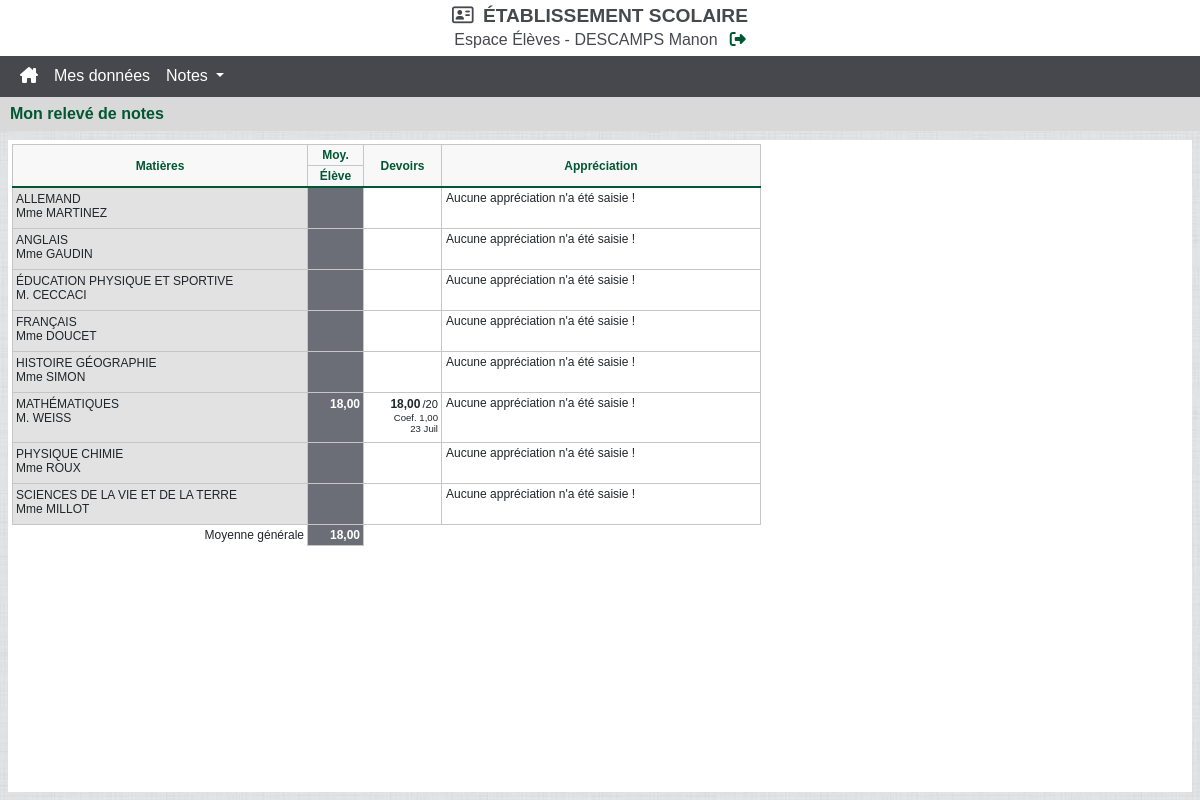
Screenshot of /old/releve.php (signed in) with the database file from the repository.
### tables this page shows
CREATE TABLE `Matiere` (
  `idMatiere` int(11) NOT NULL PRIMARY KEY AUTO_INCREMENT,
  `nom` varchar(255) NOT NULL,
  `description` varchar(255) NOT NULL
);

CREATE TABLE `Profs` (
  `idProf` int(11) NOT NULL PRIMARY KEY AUTO_INCREMENT,
  `idUtilisateur` int(11) NOT NULL,
  `nom` varchar(255) NOT NULL,
  `prenom` varchar(255) NOT NULL,
  `idMatiere` int(11) NOT NULL,
  `sexe` varchar(1) NOT NULL,
  `dateNaissance` date NOT NULL,
  `adresse` varchar(255) NOT NULL,
  `telephone` varchar(14) DEFAULT NULL,
  `email` varchar(255) DEFAULT NULL
);

CREATE TABLE `AppEleve` (
  `idAppEleve` int(11) NOT NULL PRIMARY KEY AUTO_INCREMENT,
  `idEnseignement` int(11) NOT NULL,
  `idEleve` int(11) NOT NULL,
  `app` text DEFAULT NULL
);

CREATE TABLE `Notes` (
  `idNote` int(11) NOT NULL PRIMARY KEY AUTO_INCREMENT,
  `idEleve` int(11) NOT NULL,
  `idControle` int(11) NOT NULL,
  `note` varchar(5) DEFAULT NULL
);

CREATE TABLE `Controles` (
  `idControle` int(11) NOT NULL PRIMARY KEY AUTO_INCREMENT,
  `idEnseignement` int(11) NOT NULL,
  `nomControle` varchar(255) NOT NULL,
  `coefficient` float NOT NULL,
  `dates` date NOT NULL
);

### old/releve.php (the view, shortened to what this page needs)
<?php
$moyenneParMatiere = [];
require 'assets/header.php';
if ($_SESSION['role'] == 'Eleve') {
    $IdEleve = $_SESSION['id'];
    $ClasseEleve = $_SESSION['classe'];
} elseif ($_SESSION['role'] == 'Parent') {
    $IdEleve = $_SESSION['idEleve'][$_GET['enfants']];
    $ClasseEleve = $_SESSION['classe'][$_GET['enfants']];
} elseif ($_SESSION['role'] == 'Professeur' && isset($_POST['eleves'])) {
    $tableInfo = explode('-', $_POST['eleves']);
    $IdEleve = $tableInfo[1];
    $ClasseEleve = $tableInfo[0];
}
if ($_SESSION['role'] == 'Eleve' || ($_SESSION['role'] == 'Parent' && isset($_GET['enfants'])) || ($_SESSION['role'] == 'Professeur' && isset($_POST['eleves']) && isset($_GET['classe']))) {
    $queryNameMatiere = "SELECT DISTINCT Matiere.nom FROM Notes INNER JOIN Controles ON Notes.idControle = Controles.idControle INNER JOIN Enseignement ON Controles.idEnseignement = Enseignement.idEnseignement INNER JOIN Profs ON Enseignement.idProf = Profs.idProf INNER JOIN Matiere ON Profs.idMatiere = Matiere.idMatiere WHERE Notes.idEleve = " . $IdEleve . ";";
    $reqNameMatiere = mysqli_query($link,$queryNameMatiere);
    while ($idNameMatiere = mysqli_fetch_array($reqNameMatiere)) {
        $queryNotesEleves = "SELECT Notes.note, Controles.coefficient FROM Notes INNER JOIN Controles ON Notes.idControle = Controles.idControle INNER JOIN Enseignement ON Controles.idEnseignement = Enseignement.idEnseignement INNER JOIN Profs ON Enseignement.idProf = Profs.idProf INNER JOIN Matiere ON Profs.idMatiere = Matiere.idMatiere WHERE Matiere.nom = '" . $idNameMatiere['nom'] . "' AND Notes.idEleve = " . $IdEleve . ";";;
        $reqNotesEleves = mysqli_query($link,$queryNotesEleves);
        $sommeNote = $sommeNoteNbre = $moyenne = $nbreNote = NULL;
        while ($idNotesEleves = mysqli_fetch_array($reqNotesEleves)) {
            if (gettype($idNotesEleves['note']) != 'NULL' && $idNotesEleves['note'] != 'Abs' && $idNotesEleves['note'] != 'N.Not' && $idNotesEleves['note'] != 'Disp') {
                $sommeNote += (float)$idNotesEleves['note'] * $idNotesEleves['coefficient'];
                $sommeNoteNbre += $idNotesEleves['coefficient'];
            }
            $nbreNote ++;
        }
        if (gettype($sommeNote) != 'NULL') {
            $moyenneParMatiere[$idNameMatiere['nom']] = [$nbreNote, $sommeNote / $sommeNoteNbre];
        } else {
            $moyenneParMatiere[$idNameMatiere['nom']] = [$nbreNote, NULL];
        }
    }
    foreach ($moyenneParMatiere as $infoMatiere) {
        if (!isset($nbreNoteMaximum)) {
            $nbreNoteMaximum = $infoMatiere[0];
        } elseif ($nbreNoteMaximum < $infoMatiere[0]) {
            $nbreNoteMaximum = $infoMatiere[0];
        }
    }
}
?>
<?php if (isset($_SESSION['login'])): ?>
    <div class="choice-bar d-flex align-items-center justify-content-between">
        <div class="d-flex align-items-center">
            <div class="choice-title">
                <?php if ($_SESSION['role'] == 'Eleve'): ?>
                    Mon relevé de notes
                <?php elseif ($_SESSION['role'] == 'Parent' || $_SESSION['role'] == 'Professeur'): ?>
                    Relevé de notes
                <?php endif; ?>
            </div>
        </div>
    </div>
    <div class="listEleve table-responsive">
        <?php if ($_SESSION['role'] == 'Eleve' || ($_SESSION['role'] == 'Parent' && isset($_GET['enfants'])) || ($_SESSION['role'] == 'Professeur' && isset($_POST['eleves']) && isset($_GET['classe']))): ?>
            <table class="table-releve">
                <col class="matiere" style="background-color: #e2e2e2;">
                <?php if ($_SESSION['role'] != 'Professeur'): ?> <col class="moyenne"> <?php endif; ?>
                <?php $nbre=$nbreNoteMaximum; while ($nbre > 0): ?> <?php $nbre-=1 ?> <col class="devoirs"> <?php endwhile ?>
                <?php if (($_SESSION['role'] == 'Professeur' && isset($_POST['eleves']) && isset($_GET['classe'])) || (($_SESSION['role'] == 'Eleve' || $_SESSION['role'] == 'Parent') && isset($IdEleve) && isset($ClasseEleve))): ?>
                    <col style="min-width: 319px; max-width: 319px;">
                <?php endif ?>
                <thead>
                    <tr>
                        <th <?php if ($_SESSION['role'] != 'Professeur'): ?> rowspan="2" <?php endif; ?>> Matières </td>
                        <?php if ($_SESSION['role'] != 'Professeur'): ?> <th> Moy. </th> <?php endif; ?>
                        <th <?php if ($_SESSION['role'] != 'Professeur'): ?> rowspan="2" <?php endif; ?> colspan="<?= $nbreNoteMaximum ?>"> Devoirs </th>
                        <?php if (($_SESSION['role'] == 'Eleve' || $_SESSION['role'] == 'Parent') && isset($IdEleve) && isset($ClasseEleve)): ?>
                            <th rowspan="2"> Appréciation </th>
                        <?php endif; ?>
                    </tr>
                    <?php if ($_SESSION['role'] != 'Professeur'): ?>
                        <tr> <th> Élève </th> </tr>
                    <?php endif; ?>
                </thead>
                <tbody>
                    <?php
                    $queryNomMatiere = "SELECT DISTINCT Matiere.idMatiere, Matiere.nom, Matiere.description, Profs.nom AS nomProf, Profs.sexe, Profs.idProf, Enseignement.idEnseignement FROM Matiere INNER JOIN Profs ON Matiere.idMatiere = Profs.idMatiere INNER JOIN Enseignement ON Profs.idProf = Enseignement.idProf WHERE Enseignement.idClasse = " . $ClasseEleve ." ORDER BY Matiere.description;";
                    $reqNomMatiere = mysqli_query($link,$queryNomMatiere);
                    while ($idNomMatiere = mysqli_fetch_array($reqNomMatiere)): ?>
                        <tr>
                            <td>
                                <span class="nom-matiere"> <?= $idNomMatiere['description'] ?> </span> <br>
                                <?php if ($idNomMatiere['sexe'] == 'F'): ?>
                                    Mme <?= $idNomMatiere['nomProf'] ?>
                                <?php else: ?>
                                    M. <?= $idNomMatiere['nomProf'] ?>
                                <?php endif ?>
                            </td>
                            <?php if ($_SESSION['role'] != 'Professeur'): ?>
                                <td class="moyenne-elem">
                                    <?php
                                    foreach ($moyenneParMatiere as $matiereEleve => $infoMatiere) {
                                        if ($matiereEleve == $idNomMatiere['nom']) {
                                            if (gettype($infoMatiere[1]) != 'NULL') {
                                                echo number_format($infoMatiere[1], 2, ',', ' ');
                                            } else {
                                                echo 'N.Not';
                                            }
                                        }
                                    }
                                    ?>
                                </td>
                            <?php endif; ?>
                            <?php
                            $queryNoteMatiere = "SELECT Notes.note, Controles.coefficient, Controles.dates FROM Notes INNER JOIN Controles ON Notes.idControle = Controles.idControle INNER JOIN Enseignement ON Controles.idEnseignement = Enseignement.idEnseignement INNER JOIN Profs ON Enseignement.idProf = Profs.idProf INNER JOIN Matiere ON Profs.idMatiere = Matiere.idMatiere WHERE Notes.idEleve = " . $IdEleve . " AND Matiere.nom = '" . $idNomMatiere['nom'] . "' ORDER BY Controles.dates;";
                            $nbre = $nbreNoteMaximum;
                            $reqNoteMatiere = mysqli_query($link,$queryNoteMatiere);
                            while ($idNoteMatiere = mysqli_fetch_array($reqNoteMatiere)): ?>
                                <td class="note-elem">
                                    <span class="note-elem-important"><?php if (gettype($idNoteMatiere['note']) != 'NULL' && $idNoteMatiere['note'] != 'Abs' && $idNoteMatiere['note'] != 'N.Not' && $idNoteMatiere['note'] != 'Disp') {echo number_format((float)$idNoteMatiere['note'], 2, ',', ' ');} else {echo $idNoteMatiere['note'];} ?></span><span class="note-elem-sur-20">/20</span>
                                    <div class="note-elem-info">
                                        Coef. <?= number_format($idNoteMatiere['coefficient'], 2, ',', ' ') ?> <br>
                                        <?php
                                        $date = explode('|', date_format(date_create($idNoteMatiere['dates']), 'd|n'));
                                        echo $date[0] . ' ' . $month[$date[1]-1][1];
                                        ?>
                                    </div>
                                </td>
                                <?php $nbre -= 1 ?>
                            <?php endwhile; ?>
                            <?php while ($nbre > 0): ?>
                                <td class="note-elem"> </td>
                                <?php $nbre -= 1 ?>
                            <?php endwhile; ?>
                            <?php if (($_SESSION['role'] == 'Eleve' || $_SESSION['role'] == 'Parent') && isset($IdEleve) && isset($ClasseEleve)): ?>
                                <td class="appreciation app-elv-parent">
                                    <?php
                                    $queryAppreciation = "SELECT * FROM AppEleve WHERE idEnseignement = " . $idNomMatiere['idEnseignement'] . " AND idEleve = " . $IdEleve . ";";
                                    $reqAppreciation = mysqli_query($link,$queryAppreciation);
                                    while ($idAppreciation = mysqli_fetch_array($reqAppreciation)): ?>
                                        <?php
                                        if (gettype($idAppreciation['app']) != 'NULL') {
                                            echo $idAppreciation['app'];
                                        } else {echo "Aucune appréciation n'a été saisie !";}
                                        ?>
                                    <?php endwhile; ?>
                                </td>
                            <?php endif; ?>
                        </tr>
                    <?php endwhile; ?>
                </tbody>
                <?php if ($_SESSION['role'] != 'Professeur'): ?>
                    <tfoot>
                        <tr>
                            <td class="releve-moyenne-generale"> Moyenne générale </td>
                            <td class="releve-moyenne-generale-note moyenne-elem">
                                <?php
                                $sommeNote = $sommeNoteNbre = NULL;
                                foreach ($moyenneParMatiere as $moyenneEleve) {
                                    if (gettype($moyenneEleve[1]) != 'NULL') {
                                        $sommeNote += $moyenneEleve[1];
                                        $sommeNoteNbre ++;
                                    }
                                }
                                if (gettype($sommeNote) != 'NULL') {
                                    echo number_format($sommeNote / $sommeNoteNbre, 2, ',', ' ');
                                } else {
                                    echo 'N.Not';
                                }
                                ?>
                            </td>
                        </tr>
                    </tfoot>
                <?php endif; ?>
                </table>
            <?php elseif ($_SESSION['role'] == 'Professeur' && !isset($_POST['eleves']) && isset($_GET['classe'])): ?>
                <div class="bandeau-annonce">Sélectionnez un élève</div>
            <?php elseif ($_SESSION['role'] == 'Professeur' && !isset($_POST['eleves']) && !isset($_GET['classe'])): ?>
                <div class="bandeau-annonce">Sélectionnez une classe</div>
            <?php endif ?>
        </div>
<?php endif ?>
<?php
require 'assets/footer.php';
?>

### old/assets/style.css (style rules this page uses)
:root { --main5: #46484d; --main4: #005734; --main3: #008655; --main2: #d9d9d9; --main1: #ededed; }
body { font-family: "Montserrat", Arial, Verdana, Geneva, Helvetica, sans-serif; }
.choice-bar { background-color: var(--main2)!important; padding: 5px 10px; }
.choice-title { font-weight: bold; color: var(--main4); padding-right: 10px; }
.listEleve { margin: 8px; background-color: white; position: absolute!important; overflow: auto!important; inset: 0!important; top: 132px!important; }
.table-releve, .table-saisie, .table-appreciation { border-collapse: collapse!important; border-spacing: 0!important; margin: 4px; font-size: 0.75rem; }
.table-releve thead, .table-saisie thead, .table-appreciation thead { border-bottom: 2px solid var(--main4); background-color: #f8f8f8; border-left: 1px solid #c6c6c6; color: var(--main4); }
.table-releve thead th, .table-saisie thead th, .table-appreciation thead th { padding: 1px 2px; min-height: 22px; border-top: 1px solid #c6c6c6; border-right: 1px solid #c6c6c6; text-align: center; font-weight: 800; }
.table-releve tbody { border-left: 1px solid #c6c6c6; }
.table-releve tbody tr:last-child { border-bottom: 1px solid #c6c6c6; }
.table-releve tbody td { border-top: 1px solid #c6c6c6; border-right: 1px solid #c6c6c6; vertical-align: top; line-height: 14px; padding: 4px 3px 8px; font-weight: 200; }
.table-releve .matiere { min-width: 295px; }
.table-releve .moyenne, .table-saisie .moyenne, .table-appreciation .moyenne { background-color: #6b6e77; min-width: 56px; }
.table-releve .devoirs { min-width: 78px; }
.table-releve .moyenne-elem, .table-saisie .moyenne-elem, .table-appreciation .moyenne-elem { color: #fff; font-weight: 700; text-align: end; }
.table-releve .note-elem { text-align: end; }
.table-releve .nom-matiere { text-transform: uppercase; }
.table-releve .note-elem-important { font-weight: 900; }
.table-releve .note-elem-sur-20 { padding-left: 2px; font-size: 0.7rem; }
.table-releve .note-elem-info { padding-top: 1px; line-height: 11px; font-size: 0.6rem; }
.table-releve .releve-moyenne-generale, .table-saisie .releve-moyenne-generale, .table-appreciation .releve-moyenne-generale { background-color: #fff; padding-right: 3px; font-weight: 200; text-align: end; }
.table-releve .releve-moyenne-generale-note, .table-saisie .releve-moyenne-generale-note, .table-appreciation .releve-moyenne-generale-note { padding: 1px 3px; background-color: #6b6e77; color: #fff; text-align: end; border-left: 1px solid #c6c6c6; border-right: 1px solid #c6c6c6; border-bottom: 1px solid #c6c6c6; }
.appreciation { position: relative; padding: 0!important; margin: 0!important; }
.app-elv-parent { padding: 3px 4px!important; }

### rows the page displays
matiere: description "ALLEMAND", profs.nom "MARTINEZ"
appeleve: shows "Aucune appréciation n'a été saisie !"
matiere: description "ANGLAIS", profs.nom "GAUDIN"
appeleve: shows "Aucune appréciation n'a été saisie !"
matiere: description "ÉDUCATION PHYSIQUE ET SPORTIVE", profs.nom "CECCACI"
appeleve: shows "Aucune appréciation n'a été saisie !"
matiere: description "FRANÇAIS", profs.nom "DOUCET"
appeleve: shows "Aucune appréciation n'a été saisie !"
matiere: description "HISTOIRE GÉOGRAPHIE", profs.nom "SIMON"
appeleve: shows "Aucune appréciation n'a été saisie !"
matiere: description "MATHÉMATIQUES", profs.nom "WEISS", infoMatiere "18,00"
notes: note "18,00", idControle.coefficient "1,00", idControle.dates "23", idControle.dates "Juil"
appeleve: shows "Aucune appréciation n'a été saisie !"
matiere: description "PHYSIQUE CHIMIE", profs.nom "ROUX"
appeleve: shows "Aucune appréciation n'a été saisie !"
matiere: description "SCIENCES DE LA VIE ET DE LA TERRE", profs.nom "MILLOT"
appeleve: shows "Aucune appréciation n'a été saisie !"

### other values shown
$role "Élèves"
$_SESSION['nom'] "DESCAMPS"
$_SESSION['prenom'] "Manon"
$sommeNote / $sommeNoteNbre "18,00"
